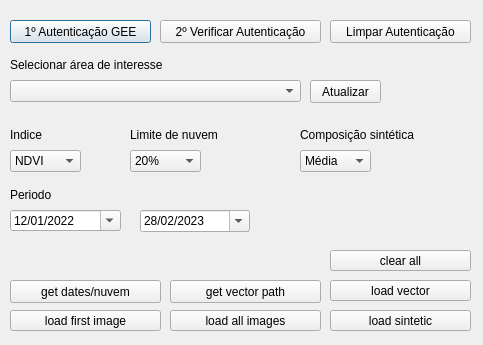
<?xml version="1.0" encoding="UTF-8"?>
<ui version="4.0">
 <class>IndiceVerdeDialogBase</class>
 <widget class="QDialog" name="IndiceVerdeDialogBase">
  <property name="geometry">
   <rect>
    <x>0</x>
    <y>0</y>
    <width>483</width>
    <height>345</height>
   </rect>
  </property>
  <property name="windowTitle">
   <string>IndiceVerde</string>
  </property>
  <widget class="QPushButton" name="autenticacao">
   <property name="geometry">
    <rect>
     <x>10</x>
     <y>20</y>
     <width>141</width>
     <height>23</height>
    </rect>
   </property>
   <property name="text">
    <string>1º Autenticação GEE</string>
   </property>
  </widget>
  <widget class="QPushButton" name="autenticacao_teste">
   <property name="geometry">
    <rect>
     <x>160</x>
     <y>20</y>
     <width>161</width>
     <height>23</height>
    </rect>
   </property>
   <property name="text">
    <string>2º Verificar Autenticação</string>
   </property>
  </widget>
  <widget class="QComboBox" name="comboBox">
   <property name="geometry">
    <rect>
     <x>10</x>
     <y>80</y>
     <width>291</width>
     <height>22</height>
    </rect>
   </property>
  </widget>
  <widget class="QPushButton" name="update_vector">
   <property name="geometry">
    <rect>
     <x>310</x>
     <y>80</y>
     <width>71</width>
     <height>23</height>
    </rect>
   </property>
   <property name="text">
    <string>Atualizar</string>
   </property>
  </widget>
  <widget class="QDateEdit" name="incioedit">
   <property name="geometry">
    <rect>
     <x>10</x>
     <y>210</y>
     <width>111</width>
     <height>21</height>
    </rect>
   </property>
   <property name="dateTime">
    <datetime>
     <hour>0</hour>
     <minute>0</minute>
     <second>0</second>
     <year>2022</year>
     <month>1</month>
     <day>12</day>
    </datetime>
   </property>
   <property name="displayFormat">
    <string>dd/MM/yyyy</string>
   </property>
   <property name="calendarPopup">
    <bool>true</bool>
   </property>
   <property name="date">
    <date>
     <year>2022</year>
     <month>1</month>
     <day>12</day>
    </date>
   </property>
  </widget>
  <widget class="QDateEdit" name="finaledit">
   <property name="geometry">
    <rect>
     <x>140</x>
     <y>210</y>
     <width>110</width>
     <height>22</height>
    </rect>
   </property>
   <property name="dateTime">
    <datetime>
     <hour>0</hour>
     <minute>0</minute>
     <second>0</second>
     <year>2023</year>
     <month>2</month>
     <day>28</day>
    </datetime>
   </property>
   <property name="displayFormat">
    <string>dd/MM/yyyy</string>
   </property>
   <property name="calendarPopup">
    <bool>true</bool>
   </property>
   <property name="date">
    <date>
     <year>2023</year>
     <month>2</month>
     <day>28</day>
    </date>
   </property>
  </widget>
  <widget class="QLabel" name="label_14">
   <property name="geometry">
    <rect>
     <x>10</x>
     <y>50</y>
     <width>289</width>
     <height>29</height>
    </rect>
   </property>
   <property name="text">
    <string>Selecionar área de interesse</string>
   </property>
   <property name="textFormat">
    <enum>Qt::AutoText</enum>
   </property>
   <property name="scaledContents">
    <bool>false</bool>
   </property>
   <property name="wordWrap">
    <bool>false</bool>
   </property>
  </widget>
  <widget class="QPushButton" name="desautenticacao">
   <property name="geometry">
    <rect>
     <x>330</x>
     <y>20</y>
     <width>141</width>
     <height>23</height>
    </rect>
   </property>
   <property name="text">
    <string>Limpar Autenticação</string>
   </property>
  </widget>
  <widget class="QPushButton" name="getdates">
   <property name="geometry">
    <rect>
     <x>10</x>
     <y>280</y>
     <width>151</width>
     <height>23</height>
    </rect>
   </property>
   <property name="text">
    <string>get dates/nuvem</string>
   </property>
  </widget>
  <widget class="QComboBox" name="nuvemcombo">
   <property name="geometry">
    <rect>
     <x>130</x>
     <y>150</y>
     <width>71</width>
     <height>22</height>
    </rect>
   </property>
   <item>
    <property name="text">
     <string>20%</string>
    </property>
   </item>
   <item>
    <property name="text">
     <string>40%</string>
    </property>
   </item>
  </widget>
  <widget class="QLabel" name="label_15">
   <property name="geometry">
    <rect>
     <x>130</x>
     <y>120</y>
     <width>289</width>
     <height>29</height>
    </rect>
   </property>
   <property name="text">
    <string>Limite de nuvem</string>
   </property>
   <property name="textFormat">
    <enum>Qt::AutoText</enum>
   </property>
   <property name="scaledContents">
    <bool>false</bool>
   </property>
   <property name="wordWrap">
    <bool>false</bool>
   </property>
  </widget>
  <widget class="QPushButton" name="load_vector">
   <property name="geometry">
    <rect>
     <x>330</x>
     <y>280</y>
     <width>141</width>
     <height>21</height>
    </rect>
   </property>
   <property name="text">
    <string>load vector</string>
   </property>
  </widget>
  <widget class="QLabel" name="label_16">
   <property name="geometry">
    <rect>
     <x>10</x>
     <y>120</y>
     <width>71</width>
     <height>29</height>
    </rect>
   </property>
   <property name="text">
    <string>Indice</string>
   </property>
   <property name="textFormat">
    <enum>Qt::AutoText</enum>
   </property>
   <property name="scaledContents">
    <bool>false</bool>
   </property>
   <property name="wordWrap">
    <bool>false</bool>
   </property>
  </widget>
  <widget class="QComboBox" name="nuvem_2">
   <property name="geometry">
    <rect>
     <x>10</x>
     <y>150</y>
     <width>71</width>
     <height>22</height>
    </rect>
   </property>
   <item>
    <property name="text">
     <string>NDVI</string>
    </property>
   </item>
   <item>
    <property name="text">
     <string>EVI</string>
    </property>
   </item>
  </widget>
  <widget class="QComboBox" name="nuvem_3">
   <property name="geometry">
    <rect>
     <x>300</x>
     <y>150</y>
     <width>71</width>
     <height>22</height>
    </rect>
   </property>
   <item>
    <property name="text">
     <string>Média</string>
    </property>
   </item>
   <item>
    <property name="text">
     <string>Máx</string>
    </property>
   </item>
  </widget>
  <widget class="QLabel" name="label_17">
   <property name="geometry">
    <rect>
     <x>300</x>
     <y>120</y>
     <width>289</width>
     <height>29</height>
    </rect>
   </property>
   <property name="text">
    <string>Composição sintética</string>
   </property>
   <property name="textFormat">
    <enum>Qt::AutoText</enum>
   </property>
   <property name="scaledContents">
    <bool>false</bool>
   </property>
   <property name="wordWrap">
    <bool>false</bool>
   </property>
  </widget>
  <widget class="QPushButton" name="getpath">
   <property name="geometry">
    <rect>
     <x>170</x>
     <y>280</y>
     <width>151</width>
     <height>23</height>
    </rect>
   </property>
   <property name="text">
    <string>get vector path</string>
   </property>
  </widget>
  <widget class="QPushButton" name="load_1ndvi">
   <property name="geometry">
    <rect>
     <x>10</x>
     <y>310</y>
     <width>151</width>
     <height>21</height>
    </rect>
   </property>
   <property name="text">
    <string>load first image</string>
   </property>
  </widget>
  <widget class="QPushButton" name="load_allndvi">
   <property name="geometry">
    <rect>
     <x>170</x>
     <y>310</y>
     <width>151</width>
     <height>21</height>
    </rect>
   </property>
   <property name="text">
    <string>load all images</string>
   </property>
  </widget>
  <widget class="QPushButton" name="load_mediandvi">
   <property name="geometry">
    <rect>
     <x>330</x>
     <y>310</y>
     <width>141</width>
     <height>21</height>
    </rect>
   </property>
   <property name="text">
    <string>load sintetic</string>
   </property>
  </widget>
  <widget class="QLabel" name="label_18">
   <property name="geometry">
    <rect>
     <x>10</x>
     <y>180</y>
     <width>71</width>
     <height>29</height>
    </rect>
   </property>
   <property name="text">
    <string>Periodo</string>
   </property>
   <property name="textFormat">
    <enum>Qt::AutoText</enum>
   </property>
   <property name="scaledContents">
    <bool>false</bool>
   </property>
   <property name="wordWrap">
    <bool>false</bool>
   </property>
  </widget>
  <widget class="QPushButton" name="clear_raster">
   <property name="geometry">
    <rect>
     <x>330</x>
     <y>250</y>
     <width>141</width>
     <height>21</height>
    </rect>
   </property>
   <property name="text">
    <string>clear all</string>
   </property>
  </widget>
 </widget>
 <resources/>
 <connections/>
</ui>
